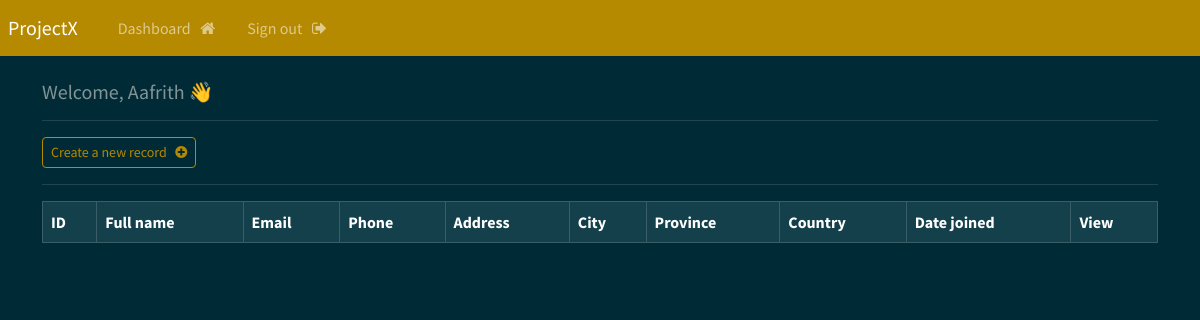
Before: /dashboard (signed in) with the older database file.
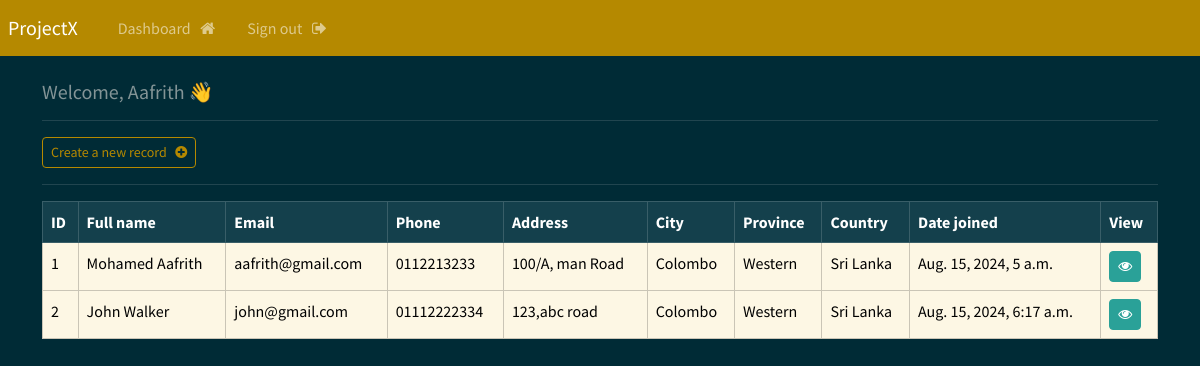
After: the same page with the newer database file.
### webapp/models.py (models this page shows, shortened)
class Record(models.Model):
    creation_date = models.DateTimeField(auto_now_add=True)
    first_name = models.CharField(max_length=100)
    last_name = models.CharField(max_length=100)
    email = models.CharField(max_length=255)
    phone = models.CharField(max_length=20)
    address = models.CharField(max_length=300)
    city = models.CharField(max_length=255)
    province = models.CharField(max_length=200)
    country = models.CharField(max_length=125)

### webapp/views.py (the view)
# urls.py: path('dashboard', views.dashboard, name='dashboard'),
@login_required(login_url='my-login')
def dashboard(request):
    my_records = Record.objects.all()
    context = {'records': my_records}
    return render(request, 'webapp/dashboard.html', context=context)

### webapp/templates/webapp/dashboard.html
{% extends 'webapp/base.html' %}
{% block content %}
    <h5>Welcome, {{user}} 👋</h5>
    <hr>
    <a class="btn btn-outline-primary btn-sm" href="{% url 'create-record' %}">Create a new record &nbsp; <i class="fa fa-plus-circle" aria-hidden="true"></i></a>
    <hr>
    <table class="table table-hover table-bordered">
        <thead class="table-dark">
            <tr>
                <th scope="col">ID</th>
                <th scope="col">Full name</th>
                <th scope="col">Email</th>
                <th scope="col">Phone</th>
                <th scope="col">Address</th>
                <th scope="col">City</th>
                <th scope="col">Province</th>
                <th scope="col">Country</th>
                <th scope="col">Date joined</th>
                <th scope="col">View</th>
            </tr>
        </thead>
        <tbody class="table-light">
        {% if records %}
            {% for record in records %}
            <tr>
                <td>{{record.id}}</td>
                <td>{{record.first_name}}  {{record.last_name}}</td>
                <td>{{record.email}}</td>
                <td>{{record.phone}}</td>
                <td>{{record.address}}</td>
                <td>{{record.city}}</td>
                <td>{{record.province}}</td>
                <td>{{record.country}}</td>
                <td>{{record.creation_date}}</td>
                <td><a class="btn btn-success btn-sm" href="{% url 'record' record.id %}"><i class="fa fa-eye" aria-hidden="true"></i></a></td>
            </tr>
            {% endfor %}
        {% endif %}
        </tbody>
    </table>
{% endblock %}

Changed rows visible on the page:
added Record: id "1", first_name "Mohamed", last_name "Aafrith", email "aafrith@gmail.com", phone "0112213233", address "100/A, man Road", city "Colombo", province "Western", country "Sri Lanka", creation_date "Aug. 15, 2024, 5 a.m."
added Record: id "2", first_name "John", last_name "Walker", email "john@gmail.com", phone "01112222334", address "123,abc road", city "Colombo", province "Western", country "Sri Lanka", creation_date "Aug. 15, 2024, 6:17 a.m."
